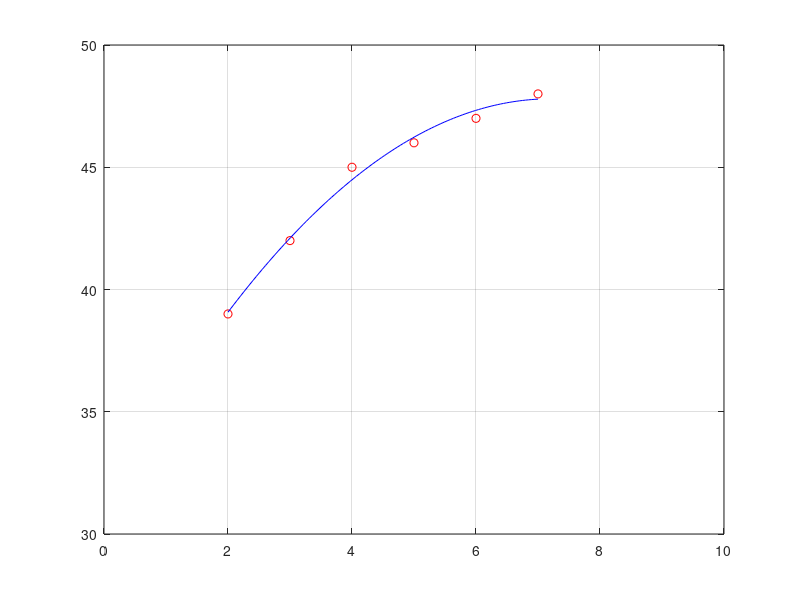

The MATLAB source for this figure:
temp = [39, 42, 45, 46, 47, 48];
VAS = [2, 3, 4, 5, 6, 7];


% plot(VAS, temp, 'or');
% grid on
% xlim([0, 10]);
% ylim([30, 50]);

% N=2;
% p = polyfit(temp, VAS, N);
% x1 = linspace(min(temp), max(temp), 100);
% y1 = polyval(p,x1);
% plot(temp, VAS, 'or', x1, y1, '-');
% grid on
% xlim([30, 50]);
% ylim([0, 10]);

% x(y==6)
% x1(y1==6)

N=2;
p = polyfit(VAS, temp, N);
x1 = linspace(min(VAS), max(VAS), 100);
y1 = polyval(p,x1);
plot(VAS, temp, 'or', x1, y1, '-b');
grid on
xlim([0, 10]);
ylim([30, 50]);

x_val = 7;
y_pred = p(1)*(x_val)^2 + p(2)*x_val + p(3)


